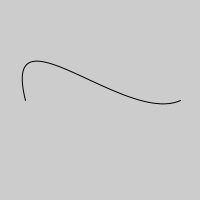
Frame 1 (no input)
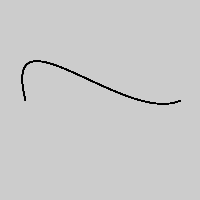
Frame 60 (the mouse pressed at the canvas centre just before this capture)
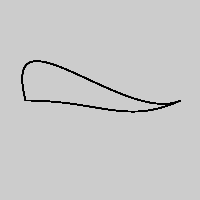
Frame 120 (the mouse held since frame 60 and released just before this capture)

The Processing sketch that drew these frames (run headless with seeded random() and noise(); from frame 60 on, the mouse is pressed at the canvas centre):

// Processing sketch: processing_72931
// ── processing_72931.pde

void setup (){
size (200,200);
noFill();
}

void draw () { 
bezier (25,100,mouseX,mouseY,125,125,180,100);
}
